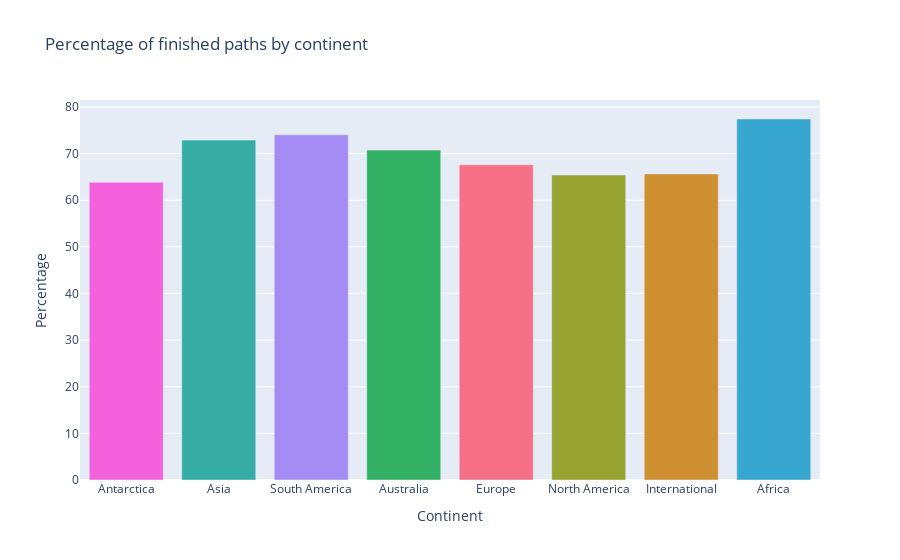

The notebook cell saved with this chart:
### Code cell
fig = px.bar(
    x=continent_data.index,
    y=continent_data['targetPathsFinishedPercentage'],
    labels={"x": "Continent", "y": "Percentage"},
    title="Percentage of finished paths by continent",
    color=[continents_colors_int[continent] for continent in continent_data.index],
    color_discrete_map="identity"
)

fig.update_layout(showlegend=False)

file_path = os.path.join(plots_path, "percentage_finished_paths_by_continent.html")
fig.write_html(file_path)

fig.show()

### Figure 1 — Plotly figure (JSON) as saved in the notebook; plotly's stock layout.template omitted (floating-point values rounded to 4 significant figures)
{"data": [{"alignmentgroup": "True", "hovertemplate": "Continent=%{x}<br>Percentage=%{y}<extra></extra>", "legendgroup": "", "marker": {"color": "#f461dd", "pattern": {"shape": ""}}, "name": "", "offsetgroup": "", "orientation": "v", "showlegend": false, "textposition": "auto", "type": "bar", "x": ["Antarctica"], "xaxis": "x", "y": [63.84], "yaxis": "y"}, {"alignmentgroup": "True", "hovertemplate": "Continent=%{x}<br>Percentage=%{y}<extra></extra>", "legendgroup": "", "marker": {"color": "#35aca4", "pattern": {"shape": ""}}, "name": "", "offsetgroup": "", "orientation": "v", "showlegend": false, "textposition": "auto", "type": "bar", "x": ["Asia"], "xaxis": "x", "y": [72.89], "yaxis": "y"}, {"alignmentgroup": "True", "hovertemplate": "Continent=%{x}<br>Percentage=%{y}<extra></extra>", "legendgroup": "", "marker": {"color": "#a38cf4", "pattern": {"shape": ""}}, "name": "", "offsetgroup": "", "orientation": "v", "showlegend": false, "textposition": "auto", "type": "bar", "x": ["South America"], "xaxis": "x", "y": [74.03], "yaxis": "y"}, {"alignmentgroup": "True", "hovertemplate": "Continent=%{x}<br>Percentage=%{y}<extra></extra>", "legendgroup": "", "marker": {"color": "#32b165", "pattern": {"shape": ""}}, "name": "", "offsetgroup": "", "orientation": "v", "showlegend": false, "textposition": "auto", "type": "bar", "x": ["Australia"], "xaxis": "x", "y": [70.75], "yaxis": "y"}, {"alignmentgroup": "True", "hovertemplate": "Continent=%{x}<br>Percentage=%{y}<extra></extra>", "legendgroup": "", "marker": {"color": "#f67088", "pattern": {"shape": ""}}, "name": "", "offsetgroup": "", "orientation": "v", "showlegend": false, "textposition": "auto", "type": "bar", "x": ["Europe"], "xaxis": "x", "y": [67.6], "yaxis": "y"}, {"alignmentgroup": "True", "hovertemplate": "Continent=%{x}<br>Percentage=%{y}<extra></extra>", "legendgroup": "", "marker": {"color": "#96a331", "pattern": {"shape": ""}}, "name": "", "offsetgroup": "", "orientation": "v", "showlegend": false, "textposition": "auto", "type": "bar", "x": ["North America"], "xaxis": "x", "y": [65.4], "yaxis": "y"}, {"alignmentgroup": "True", "hovertemplate": "Continent=%{x}<br>Percentage=%{y}<extra></extra>", "legendgroup": "", "marker": {"color": "#ce8f31", "pattern": {"shape": ""}}, "name": "", "offsetgroup": "", "orientation": "v", "showlegend": false, "textposition": "auto", "type": "bar", "x": ["International"], "xaxis": "x", "y": [65.64], "yaxis": "y"}, {"alignmentgroup": "True", "hovertemplate": "Continent=%{x}<br>Percentage=%{y}<extra></extra>", "legendgroup": "", "marker": {"color": "#38a7d0", "pattern": {"shape": ""}}, "name": "", "offsetgroup": "", "orientation": "v", "showlegend": false, "textposition": "auto", "type": "bar", "x": ["Africa"], "xaxis": "x", "y": [77.42], "yaxis": "y"}], "layout": {"barmode": "relative", "legend": {"tracegroupgap": 0}, "showlegend": false, "title": {"text": "Percentage of finished paths by continent"}, "xaxis": {"anchor": "y", "domain": [0, 1], "title": {"text": "Continent"}}, "yaxis": {"anchor": "x", "domain": [0, 1], "title": {"text": "Percentage"}}}}
